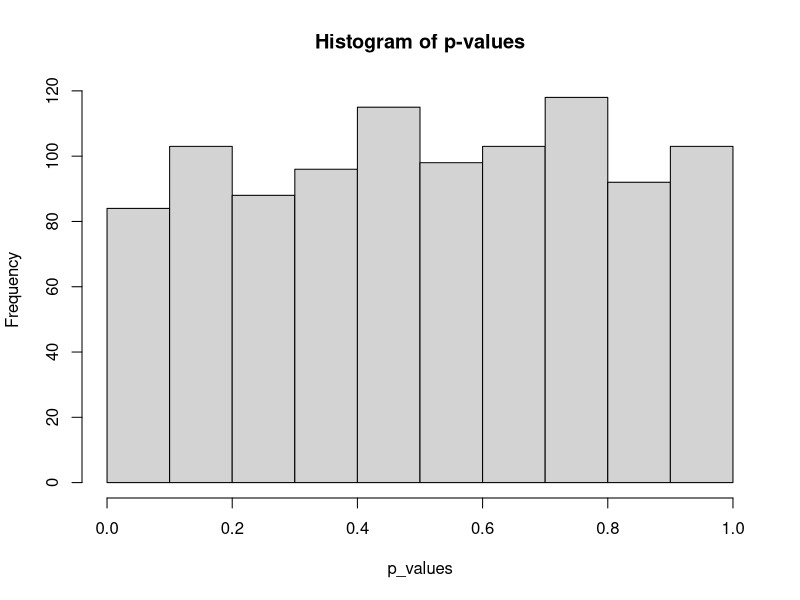
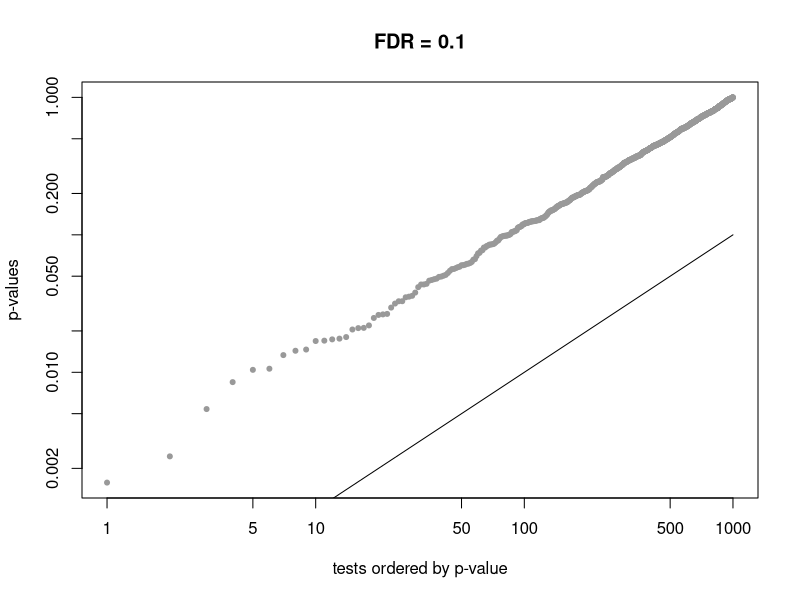
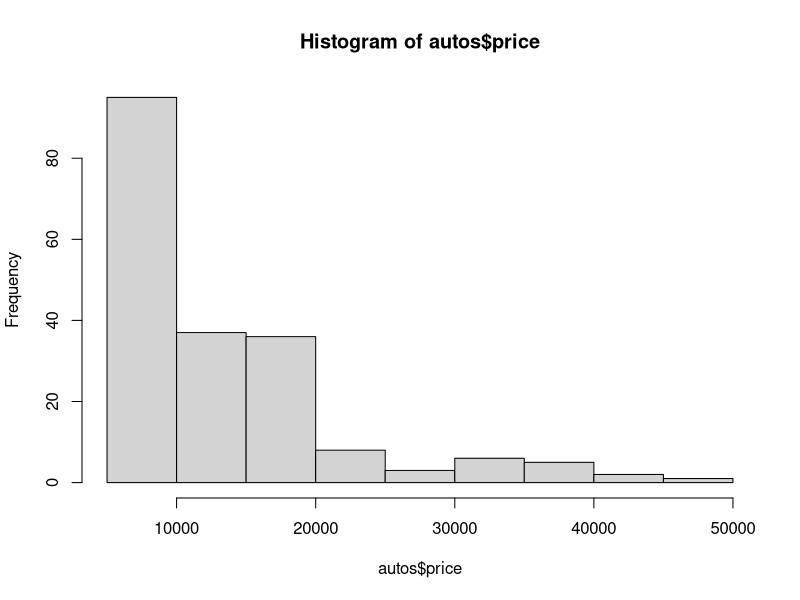
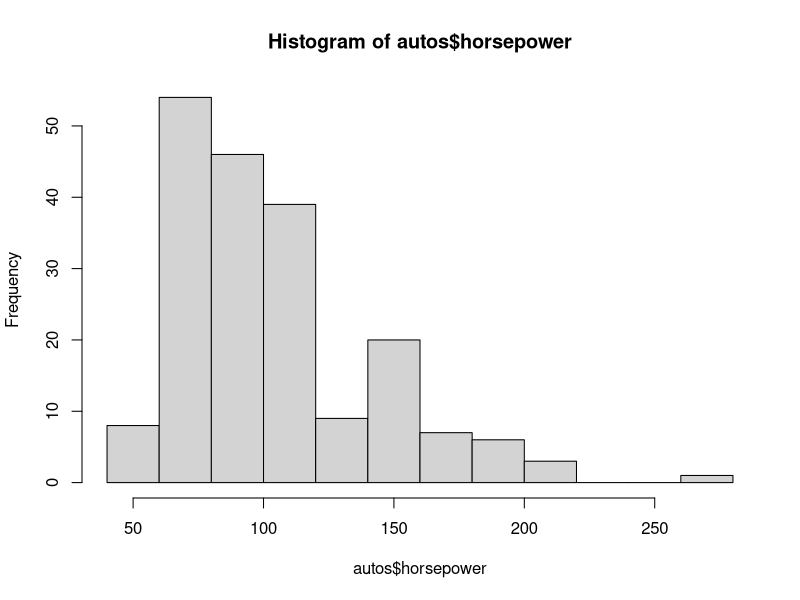
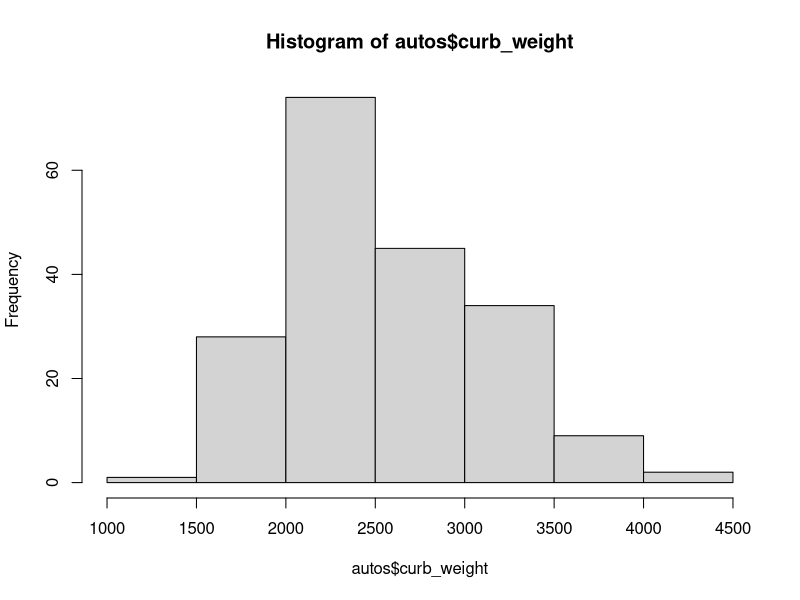
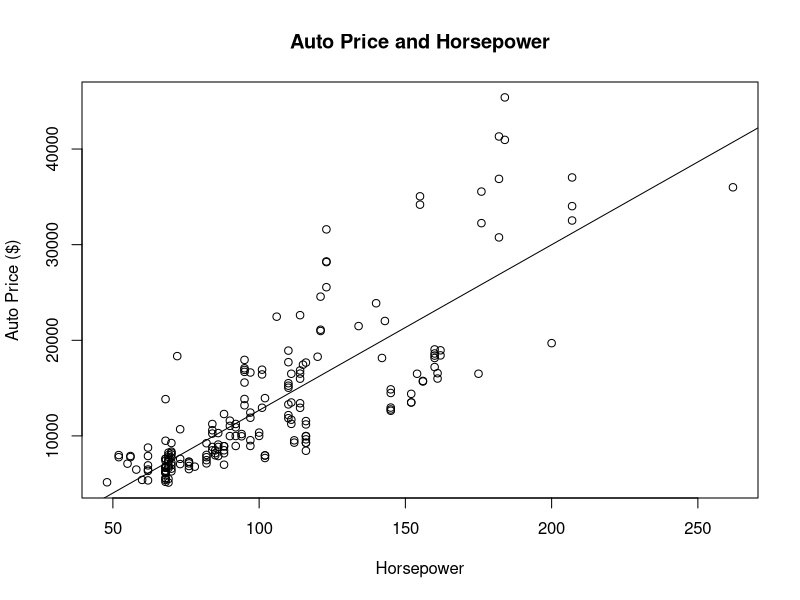
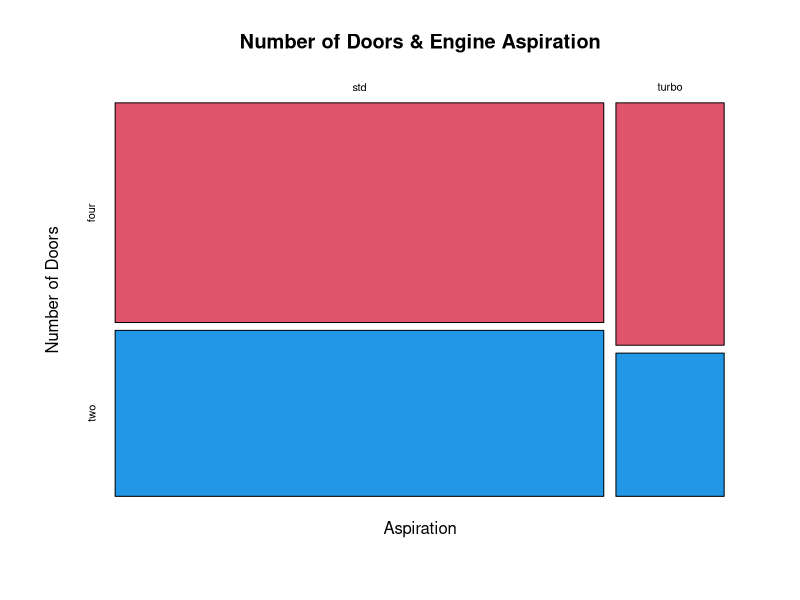
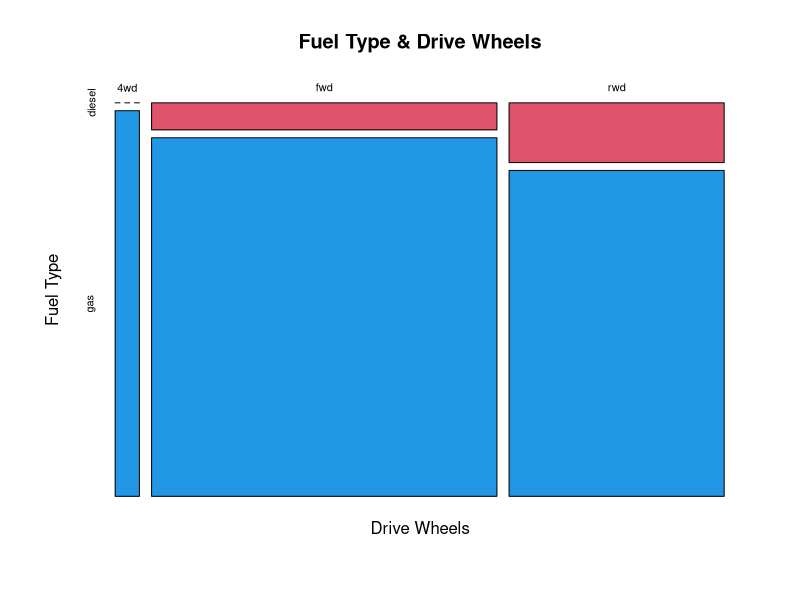

Source code (R) for these figures, in order:
## ---- chunk 1
library(stringr)
library(tidyr)
## ---- chunk 2
# setting seed to last 4 phone number
set.seed(7457) 

# setting up a 10000 x 1001 matrix 
m1 <- matrix(rnorm(10000*1001, 0, 1), nrow = 10000, ncol = 1001)
## ---- chunk 3
# creating column name list for X variables
Xnames <- str_c("X", str_pad(1:1000, width = 1))

# renaming the matrix
colnames(m1) <- c("Y", Xnames)
## ---- chunk 4
# converting matrix to a data frame for regression
m1df <- as.data.frame(m1)

# regressing Y on all X variables, with intercept
model <- glm(m1df$Y ~ ., data = m1df)

# summary of models
summary(model)
## ---- chunk 5
p_values <- summary(model)$coefficients[-1,4]

# histogram of p-values from model with intercept
hist(p_values, main = "Histogram of p-values")
## ---- chunk 6
# 4 significant variables 
table(p_values < 0.01)
## ---- chunk 7
# I'm using code from the course file, "fdr.R"

## extract p-value cutoff for E[fdf] < q
fdr <- function(pvals, q, plotit = FALSE){
  pvals <- pvals[!is.na(pvals)]
  N <- length(pvals)
  
  k <- rank(pvals, ties.method="min")
  alpha <- max(pvals[ pvals <= (q*k/N) ])
  
  if(plotit){
    sig <- factor(pvals <= alpha)
    o <- order(pvals)
    plot(pvals[o], log="xy", col=c("grey60","red")[sig[o]], pch=20, 
      ylab="p-values", xlab="tests ordered by p-value", main = paste('FDR =',q))
    lines(1:N, q*(1:N) / N)
  }
  
  return(alpha)
}

fdr(p_values, 0.1, plotit = TRUE)
## ---- chunk 8
autos <- read.csv("autos.csv")

summary(autos)

# most of the vehicles were priced around $10,000.
hist(autos$price) 

# bi-modal: most of the vehicles had around 80 hp; another cluster around 150hp
hist(autos$horsepower) 

# most of the vehicles weight around 2000-2500 lb
hist(autos$curb_weight) 

# price and horsepower are positively correlated
plot(autos$horsepower, autos$price, 
     main = "Auto Price and Horsepower",
     xlab = "Horsepower",
     ylab = "Auto Price ($)") 
abline(lm(autos$price ~ autos$horsepower))

# Four-door vehicles had more turbo charged engines. Surprising...
mosaicplot(~ autos$aspiration + autos$num_of_doors,
           main = "Number of Doors & Engine Aspiration",
           xlab = "Aspiration", ylab = "Number of Doors",
           color = c(2,4))

# Most vehicles ran on gas; no 4wd vehicles used diesel fuel.  
mosaicplot(~ autos$drive_wheels + autos$fuel_type,
           main = "Fuel Type & Drive Wheels",
           xlab = "Drive Wheels", ylab = "Fuel Type",
           color = c(2,4,5))
## ---- chunk 9
# price ~ num_of_cylinders. R^2 = 0.56
prediction <- lm(price ~ num_of_cylinders, data = autos)
summary(prediction)

# price ~ num_of_cylinders + make dummies. R^2 = 0.86. 20 coefficients
prediction2 <- lm(price ~ num_of_cylinders + make, data = autos)
summary(prediction2)

# price ~ engine_size. R^2 = 0.79
prediction3 <- lm(price ~ engine_size, data = autos)
summary(prediction3)

# price ~ all variables. R^2 = 0.96. 52 coefficients
prediction4 <- lm(price ~ . , data = autos)
summary(prediction4)

# price ~ make dummies. R^2 = 0.8. 21 coefficients
prediction5 <- lm(price ~ make, data = autos)
summary(prediction5)

cor(autos$num_of_cylinders, autos$engine_size)
## ---- chunk 10
# extracting the p-values from the model with all variables - prediction4
p_vals <- summary(prediction4)$coefficients[,4]

fdr(p_vals, 0.1, plotit = TRUE)
